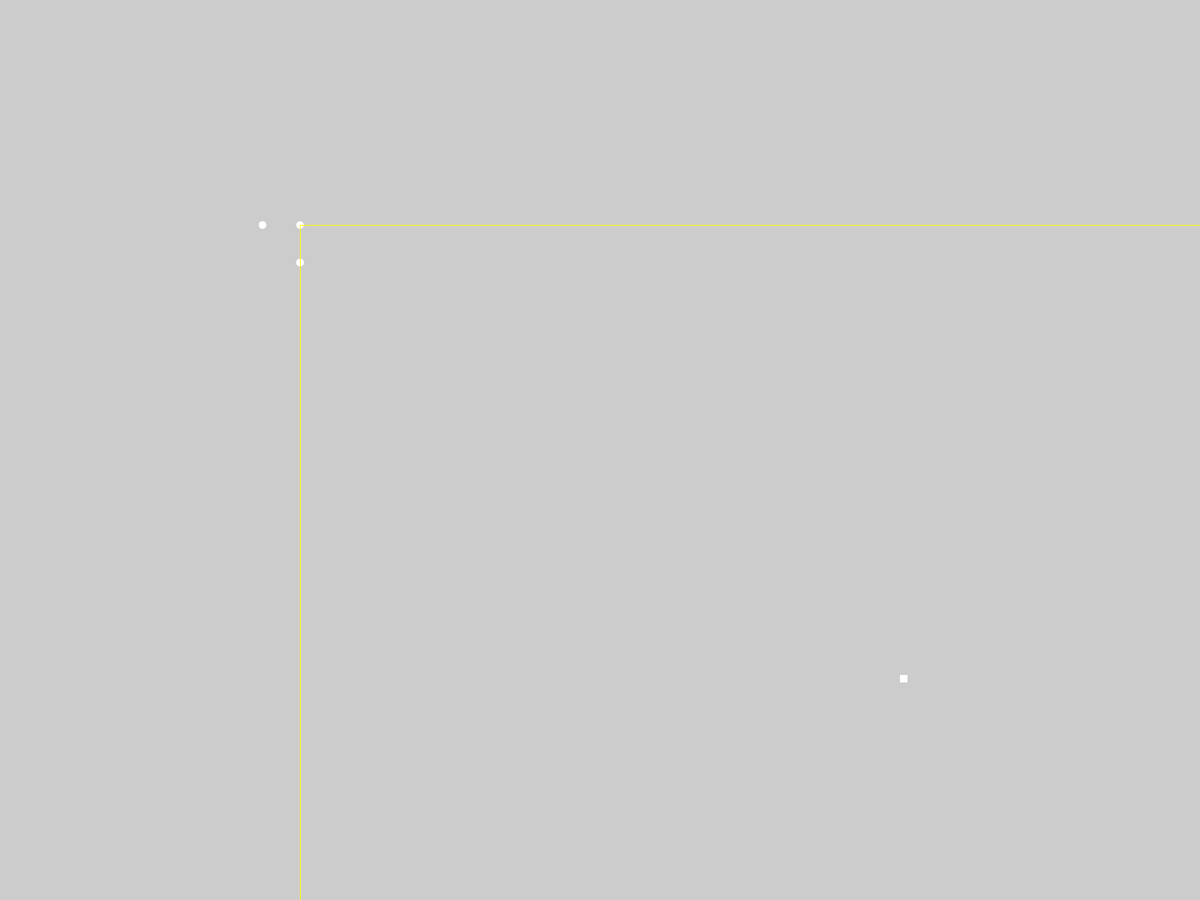
Frame 1 (no input)
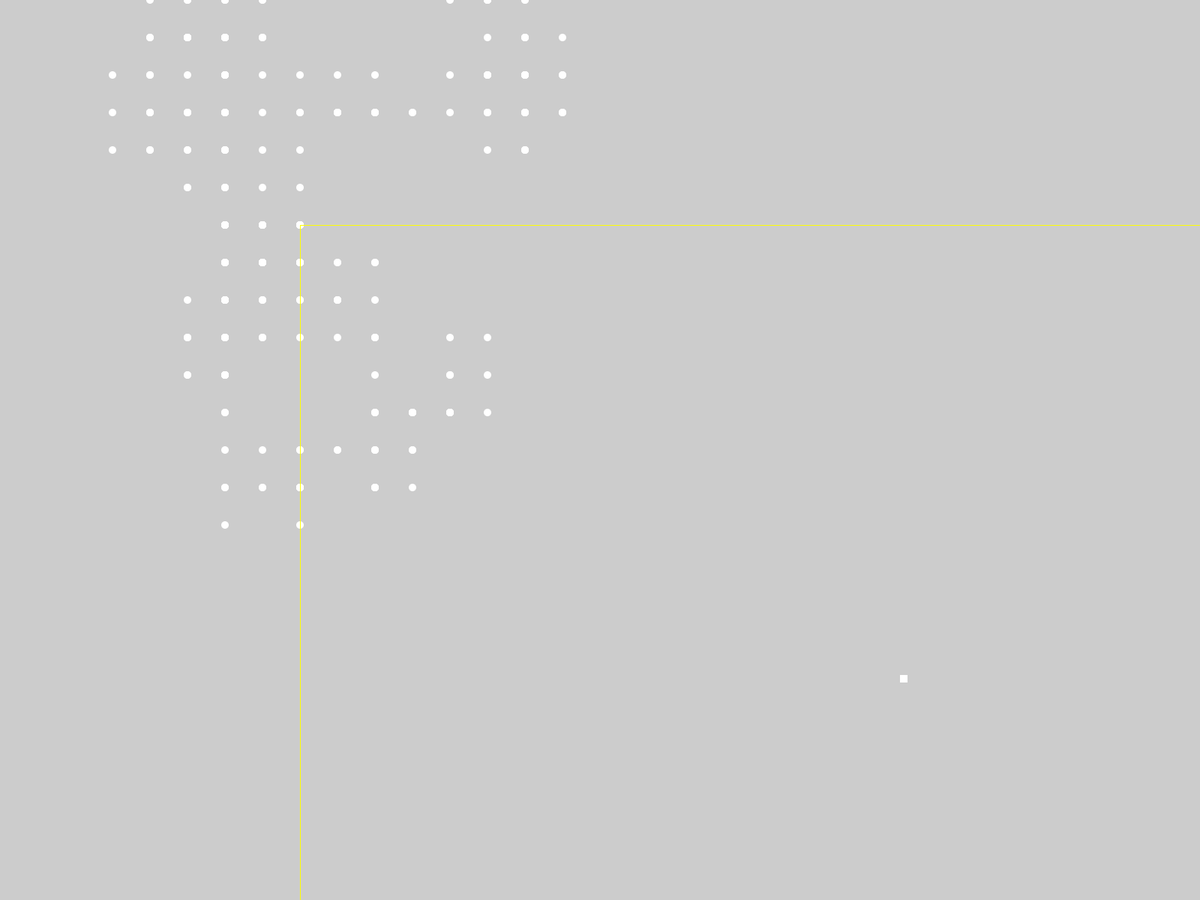
Frame 60 (the mouse pressed at the canvas centre just before this capture)
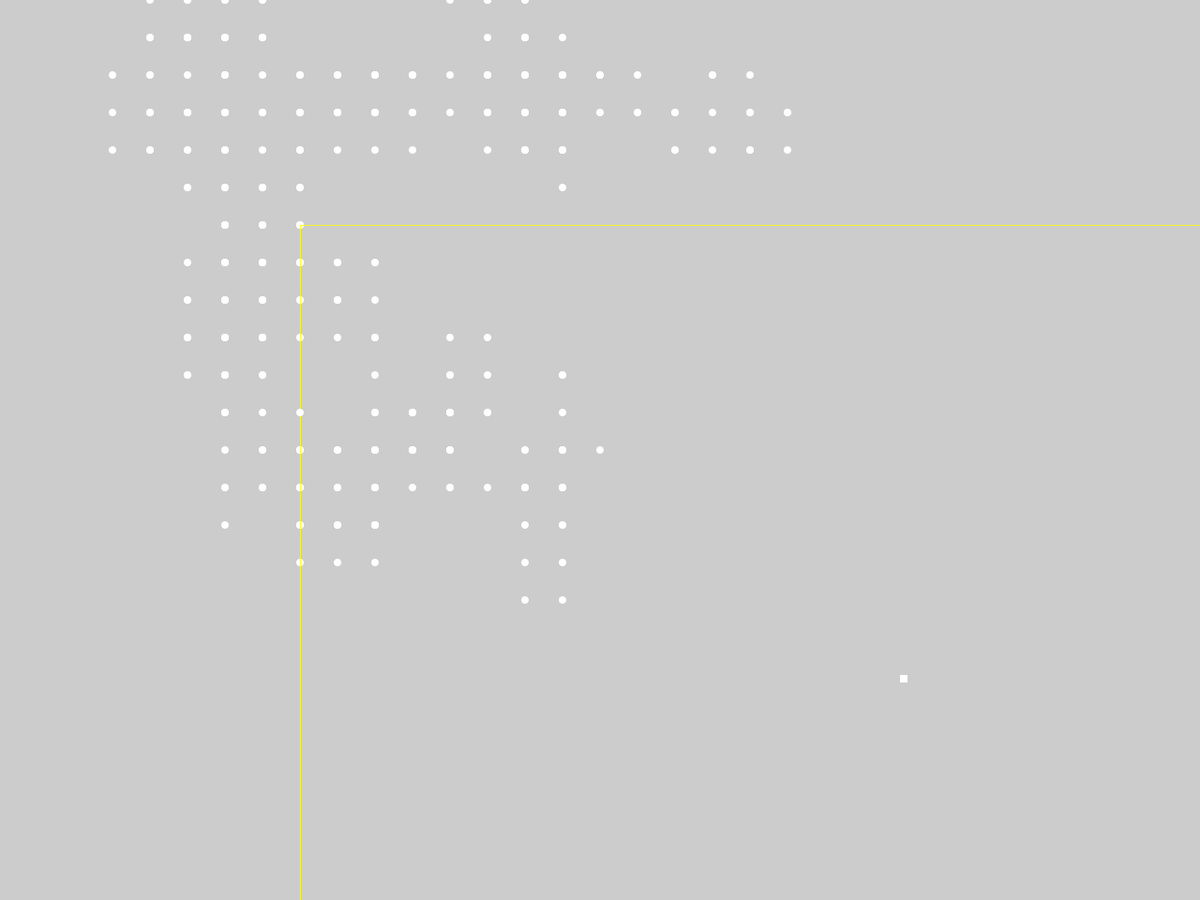
Frame 120 (the mouse held since frame 60 and released just before this capture)

The Processing sketch that drew these frames (run headless with seeded random() and noise(); from frame 60 on, the mouse is pressed at the canvas centre):

// Processing sketch: Evolve
// ── Evolve.pde
import java.util.*;
boolean printed = false;
int generations = 0;
float[] dist = new float[5];

ArrayList < ball > balls = new ArrayList();
ball ball;
box box;
void setup() {


    fullScreen();
    box = new box();


    for (int numbOfBalls = 0; numbOfBalls < 5; numbOfBalls++) {
        int[] dirs = new int[100];
        for (int dir = 0; dir < 99; dir++) {
            dirs[dir] = int(random(0, 5));
        }
        balls.add(new ball(dirs));

    }




    int[] dirs = new int[100];
    for (int dir = 0; dir < 99; dir++) {
        dirs[dir] = int(random(0, 5));
    }
    ball = new ball(dirs);
}


void draw() {


    for (int numbOfBalls = 0; numbOfBalls < 5; numbOfBalls++) {
        if (balls.get(numbOfBalls).going) {
            balls.get(numbOfBalls).move();
        }
        if (balls.get(numbOfBalls).moves > 98 && balls.get(numbOfBalls).going) {
            dist[numbOfBalls] = balls.get(numbOfBalls).distance;
            balls.get(numbOfBalls).going = !balls.get(numbOfBalls).going;

            if (numbOfBalls == 4) {
                Arrays.sort(dist);
                println("");
                println("Best Boyz");
                println("");
                println(dist[0]);
                println(dist[1]);
                println("");
                println("New Generation"+generations);
                
                generations++;
                
                
                int[] dna1 = new int[100], dna2 = new int[100];

                for (int ball = 0; ball < 5; ball++) {
                    if (dist[0] == balls.get(ball).distance) {
                        dna1 = balls.get(ball).direction;
                    }
                }

                for (int ball = 0; ball < 5; ball++) {
                    if (dist[1] == balls.get(ball).distance) {
                        dna2 = balls.get(ball).direction;
                    }
                }

                balls = new ArrayList();

                balls.add(new ball(dna1));

                balls.add(new ball(dna2));
                
                balls.add(new ball(mutate(dna1)));

                balls.add(new ball(mutate(dna2)));

                balls.add(new ball(mutate((random(0, 2) == 1) ? dna1 : dna2)));




            }
        }
    }



}


int[] mutate(int[] dna) {


int[] dirs = new int[100];
        for (int dir = 0; dir < 99; dir++) {
            dirs[dir] = int(random(0, 5));
        }
        
        for(int i = 0; i<90; i++){
          int gene = int(random(100));
dirs[gene] = dna[gene];
}

    return dirs;
}



class ball {
    int xPos = width / 2 - width /4,yPos = height / 2 - height / 4;
    int[] direction = new int[100];
    int moves = 0;
    boolean going = true;
    float distance;

    ball(int[] dir) {
        direction = dir;
    }

    void setMoves() {}


    void move() {
        delay(10);
        moves++;
        if (direction[moves] == 1) {
            yPos = yPos + 50;
        } else
        if (direction[moves] == 2) {
            yPos = yPos - 50;
        } else
        if (direction[moves] == 3) {
            xPos = xPos + 50;
        } else
        if (direction[moves] == 4) {
            xPos = xPos - 50;
        }
        clear();
        noFill();
        stroke(255,255,0);
        rect(width/2 - width/4,   height/2 - height/4,  width/2 + width/4,height/2 + height /4);
        noStroke();
        fill(255);
        circle(xPos, yPos, 10);
        box.Draw();
        distance = sqrt(sq(float(abs(xPos - box.xPos))) + sq(float(abs(yPos - box.yPos))));

        if (moves > 98) {
            println(distance);
        }
    }
}


class box {
    int xPos = width / 2+ width / 4,yPos = height / 2+height / 4;

    box() {}

    void Draw() {
        square(xPos, yPos, 10);
    }
}
